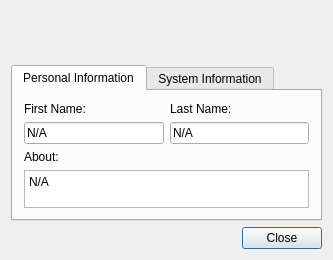
<?xml version="1.0" encoding="UTF-8"?>
<ui version="4.0">
 <class>UserInfoWindow</class>
 <widget class="QDialog" name="UserInfoWindow">
  <property name="geometry">
   <rect>
    <x>0</x>
    <y>0</y>
    <width>329</width>
    <height>260</height>
   </rect>
  </property>
  <property name="windowTitle">
   <string>Dialog</string>
  </property>
  <layout class="QVBoxLayout" name="verticalLayout_2">
   <item>
    <layout class="QHBoxLayout" name="horizontalLayout_2">
     <item>
      <widget class="QLabel" name="lblAvatar">
       <property name="minimumSize">
        <size>
         <width>48</width>
         <height>48</height>
        </size>
       </property>
       <property name="maximumSize">
        <size>
         <width>48</width>
         <height>48</height>
        </size>
       </property>
       <property name="text">
        <string>&lt;Avatar&gt;</string>
       </property>
      </widget>
     </item>
     <item>
      <layout class="QVBoxLayout" name="verticalLayout">
       <item>
        <widget class="QLabel" name="lblUserName">
         <property name="text">
          <string>&lt;User Name&gt;</string>
         </property>
        </widget>
       </item>
       <item>
        <widget class="QLabel" name="lblStatus">
         <property name="text">
          <string>&lt;Status&gt;</string>
         </property>
        </widget>
       </item>
       <item>
        <spacer name="verticalSpacer">
         <property name="orientation">
          <enum>Qt::Vertical</enum>
         </property>
         <property name="sizeHint" stdset="0">
          <size>
           <width>20</width>
           <height>13</height>
          </size>
         </property>
        </spacer>
       </item>
      </layout>
     </item>
    </layout>
   </item>
   <item>
    <widget class="QTabWidget" name="tabWidget">
     <property name="minimumSize">
      <size>
       <width>311</width>
       <height>151</height>
      </size>
     </property>
     <property name="currentIndex">
      <number>0</number>
     </property>
     <widget class="QWidget" name="tabPersonal">
      <attribute name="title">
       <string>Personal Information</string>
      </attribute>
      <layout class="QVBoxLayout" name="verticalLayout_6">
       <item>
        <layout class="QHBoxLayout" name="horizontalLayout_3">
         <item>
          <layout class="QVBoxLayout" name="verticalLayout_3">
           <item>
            <widget class="QLabel" name="lblFirstNameDesc">
             <property name="text">
              <string>First Name:</string>
             </property>
            </widget>
           </item>
           <item>
            <widget class="QLineEdit" name="txtFirstName">
             <property name="text">
              <string>N/A</string>
             </property>
             <property name="readOnly">
              <bool>true</bool>
             </property>
            </widget>
           </item>
          </layout>
         </item>
         <item>
          <layout class="QVBoxLayout" name="verticalLayout_4">
           <item>
            <widget class="QLabel" name="lblLastNameDesc">
             <property name="text">
              <string>Last Name:</string>
             </property>
            </widget>
           </item>
           <item>
            <widget class="QLineEdit" name="txtLastName">
             <property name="text">
              <string>N/A</string>
             </property>
             <property name="readOnly">
              <bool>true</bool>
             </property>
            </widget>
           </item>
          </layout>
         </item>
        </layout>
       </item>
       <item>
        <layout class="QVBoxLayout" name="verticalLayout_5">
         <item>
          <widget class="QLabel" name="lblAbout">
           <property name="text">
            <string>About:</string>
           </property>
          </widget>
         </item>
         <item>
          <widget class="QPlainTextEdit" name="txtAbout">
           <property name="maximumSize">
            <size>
             <width>16777215</width>
             <height>41</height>
            </size>
           </property>
           <property name="tabChangesFocus">
            <bool>true</bool>
           </property>
           <property name="undoRedoEnabled">
            <bool>false</bool>
           </property>
           <property name="readOnly">
            <bool>true</bool>
           </property>
           <property name="plainText">
            <string>N/A</string>
           </property>
          </widget>
         </item>
        </layout>
       </item>
      </layout>
     </widget>
     <widget class="QWidget" name="tabSystem">
      <attribute name="title">
       <string>System Information</string>
      </attribute>
      <layout class="QFormLayout" name="formLayout">
       <item row="0" column="0">
        <widget class="QLabel" name="lblIPAddressDesc">
         <property name="text">
          <string>IP Address:</string>
         </property>
         <property name="alignment">
          <set>Qt::AlignRight|Qt::AlignTrailing|Qt::AlignVCenter</set>
         </property>
        </widget>
       </item>
       <item row="0" column="1">
        <widget class="QLabel" name="lblIPAddress">
         <property name="text">
          <string>&lt;IP Address&gt;</string>
         </property>
        </widget>
       </item>
       <item row="1" column="0">
        <widget class="QLabel" name="lblLogonNameDesc">
         <property name="text">
          <string>Logon Name:</string>
         </property>
         <property name="alignment">
          <set>Qt::AlignRight|Qt::AlignTrailing|Qt::AlignVCenter</set>
         </property>
        </widget>
       </item>
       <item row="1" column="1">
        <widget class="QLabel" name="lblLogonName">
         <property name="text">
          <string>&lt;Logon Name&gt;</string>
         </property>
        </widget>
       </item>
       <item row="2" column="0">
        <widget class="QLabel" name="lblComputerNameDesc">
         <property name="text">
          <string>Computer Name:</string>
         </property>
         <property name="alignment">
          <set>Qt::AlignRight|Qt::AlignTrailing|Qt::AlignVCenter</set>
         </property>
        </widget>
       </item>
       <item row="2" column="1">
        <widget class="QLabel" name="lblComputerName">
         <property name="text">
          <string>&lt;Computer Name&gt;</string>
         </property>
        </widget>
       </item>
       <item row="3" column="0">
        <widget class="QLabel" name="lblOSNameDesc">
         <property name="text">
          <string>Operating System:</string>
         </property>
         <property name="alignment">
          <set>Qt::AlignRight|Qt::AlignTrailing|Qt::AlignVCenter</set>
         </property>
        </widget>
       </item>
       <item row="3" column="1">
        <widget class="QLabel" name="lblOSName">
         <property name="text">
          <string>&lt;Operating System&gt;</string>
         </property>
        </widget>
       </item>
       <item row="4" column="0">
        <widget class="QLabel" name="lblVersionDesc">
         <property name="text">
          <string>Messenger Version:</string>
         </property>
         <property name="alignment">
          <set>Qt::AlignRight|Qt::AlignTrailing|Qt::AlignVCenter</set>
         </property>
        </widget>
       </item>
       <item row="4" column="1">
        <widget class="QLabel" name="lblVersion">
         <property name="text">
          <string>&lt;Messenger Version&gt;</string>
         </property>
        </widget>
       </item>
      </layout>
     </widget>
    </widget>
   </item>
   <item>
    <layout class="QHBoxLayout" name="horizontalLayout">
     <item>
      <spacer name="horizontalSpacer">
       <property name="orientation">
        <enum>Qt::Horizontal</enum>
       </property>
       <property name="sizeHint" stdset="0">
        <size>
         <width>40</width>
         <height>20</height>
        </size>
       </property>
      </spacer>
     </item>
     <item>
      <widget class="QPushButton" name="btnClose">
       <property name="text">
        <string>Close</string>
       </property>
       <property name="default">
        <bool>true</bool>
       </property>
      </widget>
     </item>
    </layout>
   </item>
  </layout>
 </widget>
 <layoutdefault spacing="6" margin="11"/>
 <tabstops>
  <tabstop>tabWidget</tabstop>
  <tabstop>txtFirstName</tabstop>
  <tabstop>txtLastName</tabstop>
  <tabstop>txtAbout</tabstop>
  <tabstop>btnClose</tabstop>
 </tabstops>
 <resources/>
 <connections>
  <connection>
   <sender>btnClose</sender>
   <signal>clicked()</signal>
   <receiver>UserInfoWindow</receiver>
   <slot>accept()</slot>
   <hints>
    <hint type="sourcelabel">
     <x>347</x>
     <y>151</y>
    </hint>
    <hint type="destinationlabel">
     <x>196</x>
     <y>84</y>
    </hint>
   </hints>
  </connection>
 </connections>
</ui>
